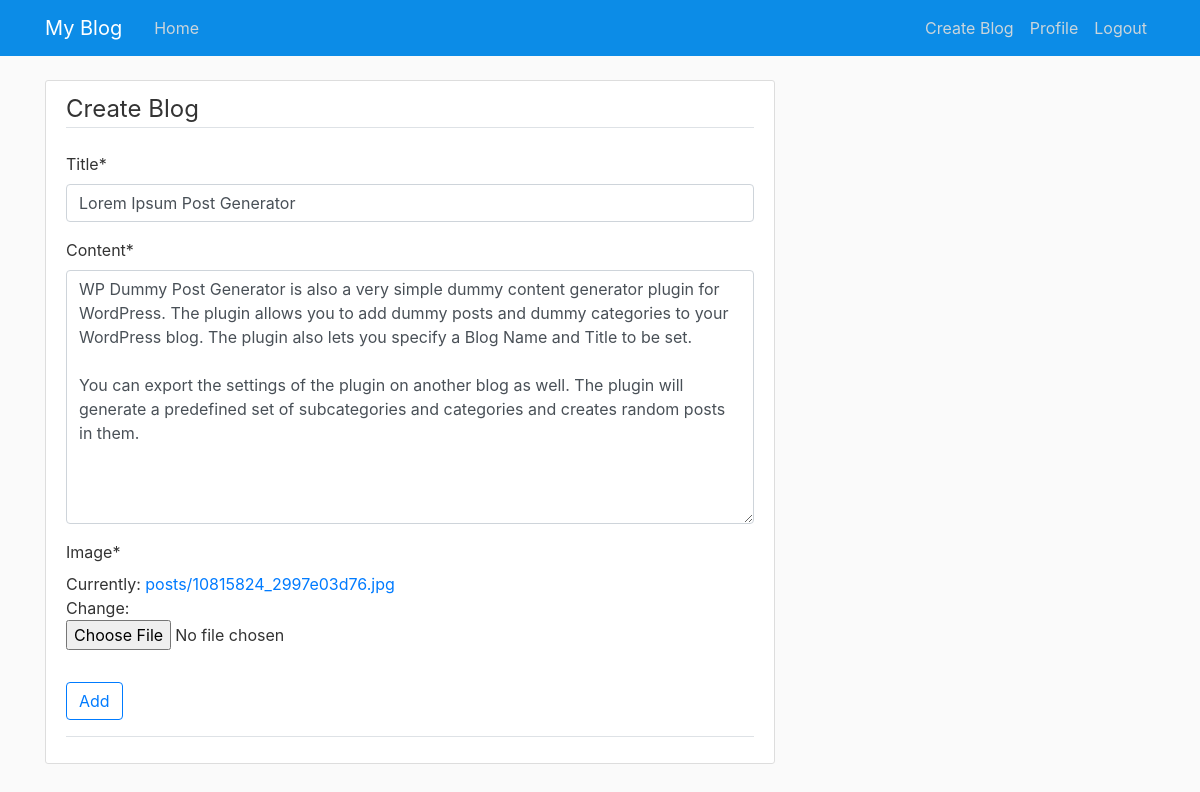
The app's page /post/1/update/ (signed in) with its own data.
### blog/models.py (models this page shows, shortened)
class Post(models.Model):
    title = models.CharField(max_length=100)
    content = models.TextField()
    date_posted = models.DateTimeField(default=timezone.now)
    author = models.ForeignKey(User, on_delete=models.CASCADE)
    image = models.ImageField(default='default.jpg', upload_to='posts')

### blog/views.py (the view, shortened to what this page needs)
# urls.py: path('post/<pk>/update/', PostUpdate.as_view(), name='post-update'),
class PostUpdate(LoginRequiredMixin, UserPassesTestMixin, UpdateView):
    model = Post
    template_name = 'create.html'
    fields = ['title', 'content', 'image']
    def test_func(self):
        post = self.get_object()
        if self.request.user == post.author:
            return True
        else:
            return False

### blog/templates/create.html (shortened to what this page needs)
{% extends 'base.html' %}
{% load crispy_forms_tags %}
{% block content %}
<div class="content-section">
    <form method="POST" enctype="multipart/form-data">
        <fieldset class="form-group">
            <legend class="border-bottom mb-4">Create Blog</legend>
            {{ form|crispy }}
        </fieldset>
        <div class="form-group">
            <button class="btn btn-outline-primary" type="submit">Add</button>
        </div>
    </form>
    <div class="border-top pt-3">
    </div>
</div>
{% endblock %}

### blog/static/main.css (style rules this page uses)
body { background: #fafafa; color: #333333; margin-top: 5rem; }
.content-section { background: #ffffff; padding: 10px 20px; border: 1px solid #dddddd; border-radius: 3px; margin-bottom: 20px; }

### records on screen
Post: title "Lorem Ipsum Post Generator", content "WP Dummy Post Generator is also a very simple dummy content generator plugin for WordPress. The plugin allows you to add dummy posts and dummy categories to your WordPress blog. The plugin also lets you specify a Blog Name and Title to be set. You can export the settings of the plugin on another blog as well. The plugin will generate a predefined set of subcategories and categories and creates random posts in them."
